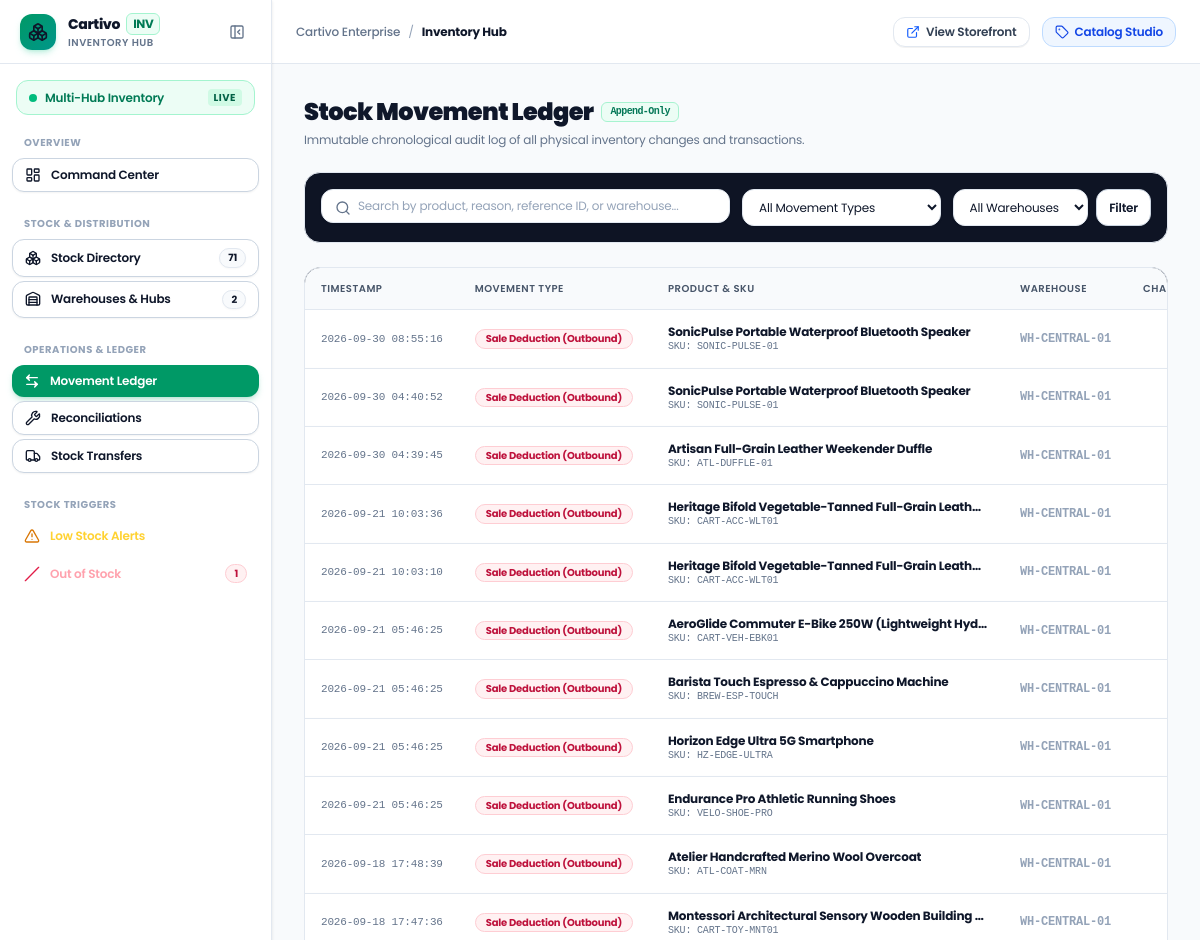
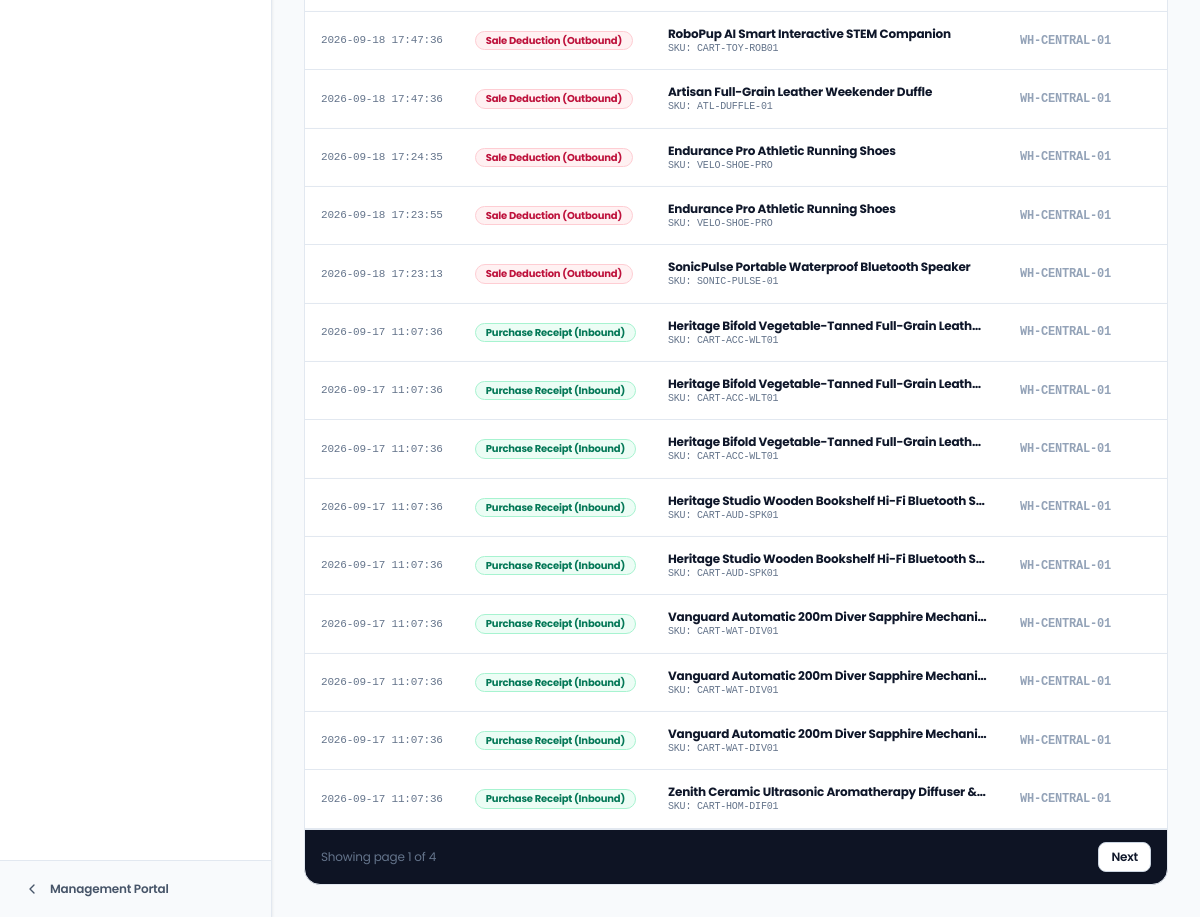
The app's page /inventory/movements/ (signed in), older data (2 pictures, top to bottom).
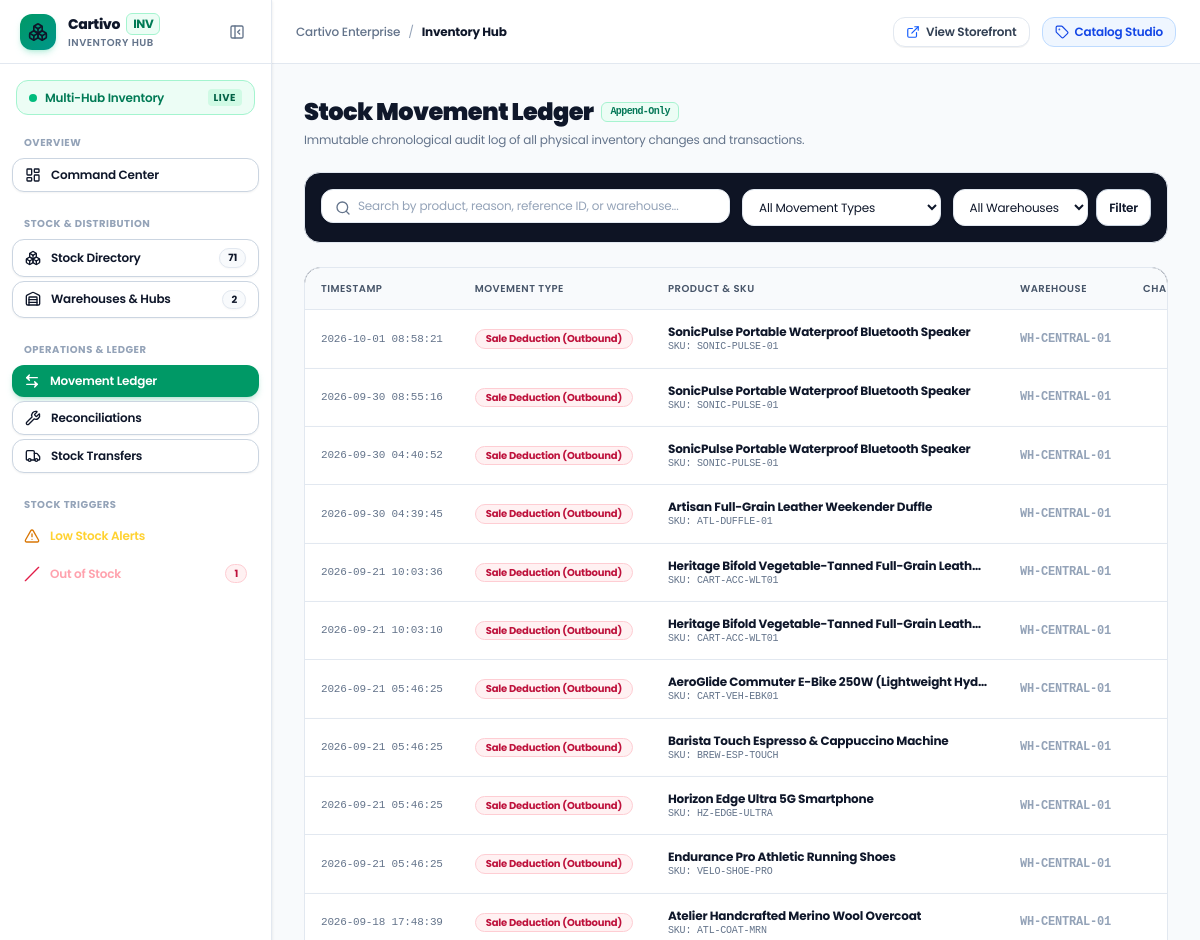
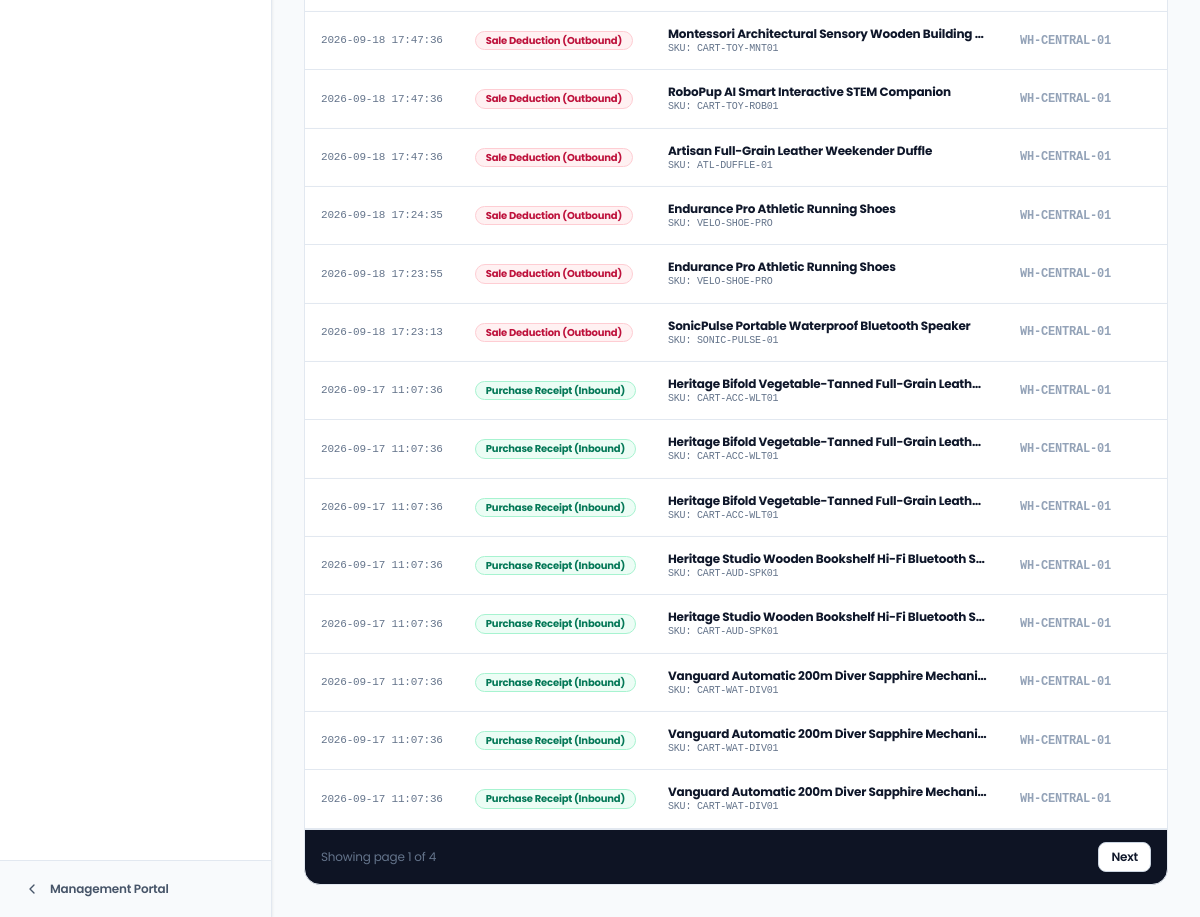
The same page, newer data (2 pictures, top to bottom).
### apps/inventory/models.py (models this page shows, shortened)
class StockMovement(models.Model):
    MOVEMENT_TYPE_CHOICES = [
        ('PURCHASE_RECEIPT', 'Purchase Receipt (Inbound)'),
        ('SALE', 'Sale Deduction (Outbound)'),
        ('RETURN', 'Customer Return (Inbound)'),
        ('TRANSFER_IN', 'Warehouse Transfer In'),
        ('TRANSFER_OUT', 'Warehouse Transfer Out'),
        ('ADJUSTMENT_IN', 'Adjustment (Count Increase)'),
        ('ADJUSTMENT_OUT', 'Adjustment (Count Decrease)'),
        ('DAMAGE', 'Damaged Stock (Written Off)'),
        ('LOSS', 'Shrinkage / Lost'),
        ('RESERVATION', 'Stock Reserved for Order'),
        ('RESERVATION_RELEASE', 'Reservation Released'),
        ('CANCELLATION', 'Order Cancellation Restock'),
    ]
    MOVEMENT_TYPES = MOVEMENT_TYPE_CHOICES
    product = models.ForeignKey('catalog.Product', on_delete=models.CASCADE, related_name='movements')
    variant = models.ForeignKey('catalog.ProductVariant', on_delete=models.CASCADE, null=True, blank=True, related_name='movements')
    warehouse = models.ForeignKey(Warehouse, on_delete=models.CASCADE, related_name='movements')
    location = models.ForeignKey(Location, on_delete=models.SET_NULL, null=True, blank=True, related_name='movements')
    movement_type = models.CharField(max_length=30, choices=MOVEMENT_TYPE_CHOICES, db_index=True)
    quantity = models.IntegerField(help_text="Signed quantity change (+10, -2)")
    before_quantity = models.IntegerField(help_text="Physical on-hand quantity before movement")
    after_quantity = models.IntegerField(help_text="Physical on-hand quantity after movement")
    before_reserved = models.IntegerField(default=0, help_text="Reserved quantity before movement")
    after_reserved = models.IntegerField(default=0, help_text="Reserved quantity after movement")
    reference_type = models.CharField(max_length=50, blank=True, db_index=True, help_text="e.g. 'ORDER', 'ADJUSTMENT', 'TRANSFER'")
    reference_id = models.CharField(max_length=100, blank=True, db_index=True, help_text="e.g. Order ID, Invoice #, Transfer #")
    reason = models.TextField(blank=True, help_text="Operational notes or justification")
    performed_by = models.ForeignKey(
        settings.AUTH_USER_MODEL,
        on_delete=models.SET_NULL,
        null=True,
        blank=True,
        related_name='stock_movements'
    )
    created_at = models.DateTimeField(auto_now_add=True, db_index=True)
    class Meta:
        verbose_name = 'Stock Movement'
        verbose_name_plural = 'Stock Movements'
        ordering = ['-created_at']

class Warehouse(models.Model):
    STATUS_CHOICES = [
        ('ACTIVE', 'Active'),
        ('INACTIVE', 'Inactive'),
        ('MAINTENANCE', 'Under Maintenance'),
    ]
    name = models.CharField(max_length=150, help_text="e.g. 'Central Distribution Hub'")
    code = models.CharField(max_length=50, unique=True, db_index=True, help_text="Unique code e.g. 'WH-CENTRAL-01'")
    address_line1 = models.CharField(max_length=255, blank=True)
    address_line2 = models.CharField(max_length=255, blank=True)
    city = models.CharField(max_length=100, blank=True)
    state = models.CharField(max_length=100, blank=True)
    postal_code = models.CharField(max_length=30, blank=True)
    country = models.CharField(max_length=100, default='United States')
    contact_name = models.CharField(max_length=120, blank=True)
    contact_email = models.EmailField(blank=True)
    contact_phone = models.CharField(max_length=40, blank=True)
    manager = models.ForeignKey(
        settings.AUTH_USER_MODEL,
        on_delete=models.SET_NULL,
        null=True,
        blank=True,
        related_name='managed_warehouses',
        help_text="Assigned warehouse supervisor or staff member"
    )
    is_primary = models.BooleanField(default=False, help_text="Default warehouse for automated fulfillment routing")
    status = models.CharField(max_length=20, choices=STATUS_CHOICES, default='ACTIVE', db_index=True)
    created_at = models.DateTimeField(auto_now_add=True)
    updated_at = models.DateTimeField(auto_now=True)
    class Meta:
        verbose_name = 'Warehouse'
        verbose_name_plural = 'Warehouses'
        ordering = ['-is_primary', 'name']

### apps/catalog/models.py (models this page shows, shortened)
class Product(models.Model):
    STATUS_CHOICES = (
        ('DRAFT', 'Draft'),
        ('ACTIVE', 'Active'),
        ('ARCHIVED', 'Archived'),
    )
    VISIBILITY_CHOICES = (
        ('PUBLIC', 'Public'),
        ('HIDDEN', 'Hidden'),
    )
    PRODUCT_TYPE_CHOICES = (
        ('standard', 'Standard Product'),
        ('variable', 'Variable Product'),
    )
    title = models.CharField(max_length=255)
    slug = models.SlugField(max_length=280, unique=True, db_index=True)
    short_description = models.CharField(max_length=300, blank=True, default="")
    description = models.TextField(blank=True)
    category = models.ForeignKey(
        Category,
        on_delete=models.CASCADE,
        related_name='products'
    )
    brand = models.ForeignKey(
        Brand,
        on_delete=models.SET_NULL,
        null=True,
        blank=True,
        related_name='products'
    )
    product_type = models.CharField(max_length=50, choices=PRODUCT_TYPE_CHOICES, default='standard')
    base_price = models.DecimalField(max_digits=10, decimal_places=2)
    compare_at_price = models.DecimalField(
        max_digits=10,
        decimal_places=2,
        null=True,
        blank=True,
        help_text="Original price for strike-through discount display"
    )
    cost_price = models.DecimalField(
        max_digits=10,
        decimal_places=2,
        null=True,
        blank=True,
        help_text="Internal acquisition cost (staff only, never exposed to customers)"
    )
    sku = models.CharField(
        max_length=100,
        blank=True,
        null=True,
        unique=True,
        db_index=True,
        help_text="Primary SKU for standalone products without variants"
    )
    status = models.CharField(max_length=20, choices=STATUS_CHOICES, default='ACTIVE', db_index=True)
    visibility = models.CharField(max_length=20, choices=VISIBILITY_CHOICES, default='PUBLIC', db_index=True)
    rating = models.DecimalField(max_digits=3, decimal_places=2, default=5.0)
    review_count = models.PositiveIntegerField(default=0)
    badge_text = models.CharField(
        max_length=60,
        blank=True,
        help_text="e.g. 'Best Seller', '-20% Off', 'New In'"
    )
    is_featured = models.BooleanField(default=False, db_index=True)
    is_trending = models.BooleanField(default=False, db_index=True)
    is_active = models.BooleanField(default=True, db_index=True, help_text="Synchronized with status == ACTIVE")
    tags = models.ManyToManyField(ProductTag, blank=True, related_name='products')
    published_at = models.DateTimeField(null=True, blank=True)
    created_at = models.DateTimeField(auto_now_add=True)
    updated_at = models.DateTimeField(auto_now=True)
    class Meta:
        verbose_name = 'Product'
        verbose_name_plural = 'Products'
        ordering = ['-created_at']
    @property
    def name(self):
        """Alias for title to guarantee 100% interoperability across all apps."""
        return self.title
    @property
    def price(self):
        """Alias for base_price to guarantee interoperability across all apps."""
        return self.base_price

### apps/inventory/views.py (the view, shortened to what this page needs)
# urls.py: path('movements/', views.stock_movement_list_view, name='movement_list'),
def stock_movement_list_view(request):
    if not _check_inventory_access(request):
        messages.error(request, "Access restricted.")
        return redirect('management:portal')
    context = _get_inventory_staff_context(request, active_tab='movements')
    queryset = StockMovement.objects.select_related(
        'product', 'variant', 'warehouse', 'location', 'performed_by'
    )
    q = request.GET.get('q', '').strip()
    movement_type = request.GET.get('type', '').strip()
    if movement_type:
        queryset = queryset.filter(movement_type=movement_type)
    warehouse_id = request.GET.get('warehouse', '').strip()
    if warehouse_id:
        queryset = queryset.filter(warehouse_id=warehouse_id)
    queryset = queryset.order_by('-created_at')
    paginator = Paginator(queryset, 25)
    page_number = request.GET.get('page', 1)
    page_obj = paginator.get_page(page_number)
    context.update({
        'page_obj': page_obj,
        'movements': page_obj.object_list,
        'movement_types': StockMovement.MOVEMENT_TYPE_CHOICES,
        'warehouses_list': Warehouse.objects.filter(status='ACTIVE'),
        'q': q,
        'selected_type': movement_type,
        'selected_warehouse': warehouse_id,
    })
    return render(request, 'inventory/manage/movement_list.html', context)

### apps/cart/context_processors.py (called while the page is built)
def cart_context(request):
    try:
        summary = CartService.get_cart_summary(request)
        return {
            'cart_item_count': summary['total_items'],
            'cart_total_price': f"{summary['total']:.2f}",
        }
    except Exception:
        return {
            'cart_item_count': 0,
            'cart_total_price': "0.00",
        }

### apps/cart/services.py (called while the page is built)
    @property
    def unit_price(self) -> Decimal:
        if self.variant:
            return self.variant.effective_price
        return self.product.effective_price

    @property
    def subtotal(self) -> Decimal:
        return self.unit_price * self.quantity

    @classmethod
    def get_or_create_user_cart(cls, user) -> Cart:
        cart, _ = Cart.objects.get_or_create(user=user, status='ACTIVE')
        return cart

### apps/catalog/models.py (called while the page is built)
    @property
    def effective_price(self):
        return self.price if self.price is not None else self.product.base_price

### apps/inventory/views.py (called while the page is built, shortened)
def _check_inventory_access(request):
    if not request.user.is_authenticated:
        return False
    if request.user.is_superuser:
        return True

### templates/inventory/manage/movement_list.html (shortened to what the changed rows need)
{% extends 'inventory/manage/inventory_base.html' %}
{% block content %}
<div class="space-y-6 max-w-7xl mx-auto">
    <div class="flex flex-col sm:flex-row sm:items-center justify-between gap-4">
        <div>
            <h1 class="text-2xl font-black text-white tracking-tight flex items-center gap-2">
                <span>Stock Movement Ledger</span>
                <span class="px-2 py-0.5 rounded-md text-[10px] font-mono font-bold bg-emerald-500/20 text-emerald-300 border border-emerald-500/30">
                    Append-Only
                </span>
            </h1>
        </div>
    </div>
    <div class="rounded-2xl bg-[#0e1424] border border-slate-800/80 overflow-hidden">
        <div class="overflow-x-auto">
            <table class="w-full min-w-[900px] text-left text-xs">
                <thead>
                    <tr class="border-b border-slate-800 text-slate-400 font-bold uppercase tracking-wider text-[10px] bg-slate-900/60">
                        <th class="py-3.5 px-4 whitespace-nowrap">Timestamp</th>
                        <th class="py-3.5 px-4 whitespace-nowrap">Movement Type</th>
                        <th class="py-3.5 px-4 min-w-[170px]">Product & SKU</th>
                        <th class="py-3.5 px-4 whitespace-nowrap">Warehouse</th>
                        <th class="py-3.5 px-4 text-center whitespace-nowrap">Change (Qty)</th>
                    </tr>
                </thead>
                <tbody class="divide-y divide-slate-800/60 font-medium">
                    {% for m in movements %}
                    <tr class="hover:bg-slate-900/40 transition-colors">
                        <td class="py-3.5 px-4 text-slate-400 whitespace-nowrap font-mono text-[11px]">
                            {{ m.created_at|date:"Y-m-d H:i:s" }}
                        </td>
                        <td class="py-3.5 px-4 whitespace-nowrap">
                            <span class="inline-flex items-center px-2.5 py-0.5 rounded-full text-[10px] font-bold whitespace-nowrap {% if m.movement_type == 'SALE' %}bg-rose-500/10 text-rose-300 border border-rose-500/20{% elif m.movement_type == 'PURCHASE_RECEIPT' %}bg-emerald-500/10 text-emerald-300 border border-emerald-500/20{% elif m.movement_type == 'ADJUSTMENT_IN' or m.movement_type == 'ADJUSTMENT' %}bg-blue-500/10 text-blue-300 border border-blue-500/20{% elif m.movement_type == 'ADJUSTMENT_OUT' or m.movement_type == 'DAMAGE' or m.movement_type == 'LOSS' %}bg-amber-500/10 text-amber-300 border border-amber-500/20{% elif m.movement_type == 'RESERVATION' %}bg-amber-500/10 text-amber-300 border border-amber-500/20{% else %}bg-slate-800 text-slate-300{% endif %}">
                                {{ m.get_movement_type_display }}
                            </span>
                        </td>
                        <td class="py-3.5 px-4">
                            <div class="font-bold text-white max-w-xs truncate">{{ m.product.title }}</div>
                            <div class="text-[10px] text-slate-400 font-mono">SKU: {{ m.product.sku|default:"N/A" }}</div>
                        </td>
                        <td class="py-3.5 px-4 font-semibold font-mono text-slate-300 whitespace-nowrap">
                            {{ m.warehouse.code }}
                        </td>
                        <td class="py-3.5 px-4 text-center font-mono font-bold whitespace-nowrap {% if m.quantity > 0 %}text-emerald-400{% elif m.quantity < 0 %}text-rose-400{% else %}text-slate-400{% endif %}">
                        </td>
                    </tr>
                    {% empty %}
                    <tr>
                        <td colspan="8" class="py-10 text-center text-slate-400">
                            No stock movement records found matching the query.
                        </td>
                    </tr>
                    {% endfor %}
                </tbody>
            </table>
        </div>
    </div>
</div>
{% endblock %}

Row changes from the older to the newer data that the page shows:
no longer on this page (row unchanged): StockMovement: created_at "2026-09-17 11:07:36", movement_type "Purchase Receipt (Inbound)", product "Zenith Ceramic Ultrasonic Aromatherapy Diffuser &…", product.sku "CART-HOM-DIF01", warehouse.code "WH-CENTRAL-01", quantity 22 (drawn)
added StockMovement: created_at "2026-10-01 08:58:21", movement_type "Sale Deduction (Outbound)", product "SonicPulse Portable Waterproof Bluetooth Speaker", product.sku "SONIC-PULSE-01", warehouse.code "WH-CENTRAL-01"
